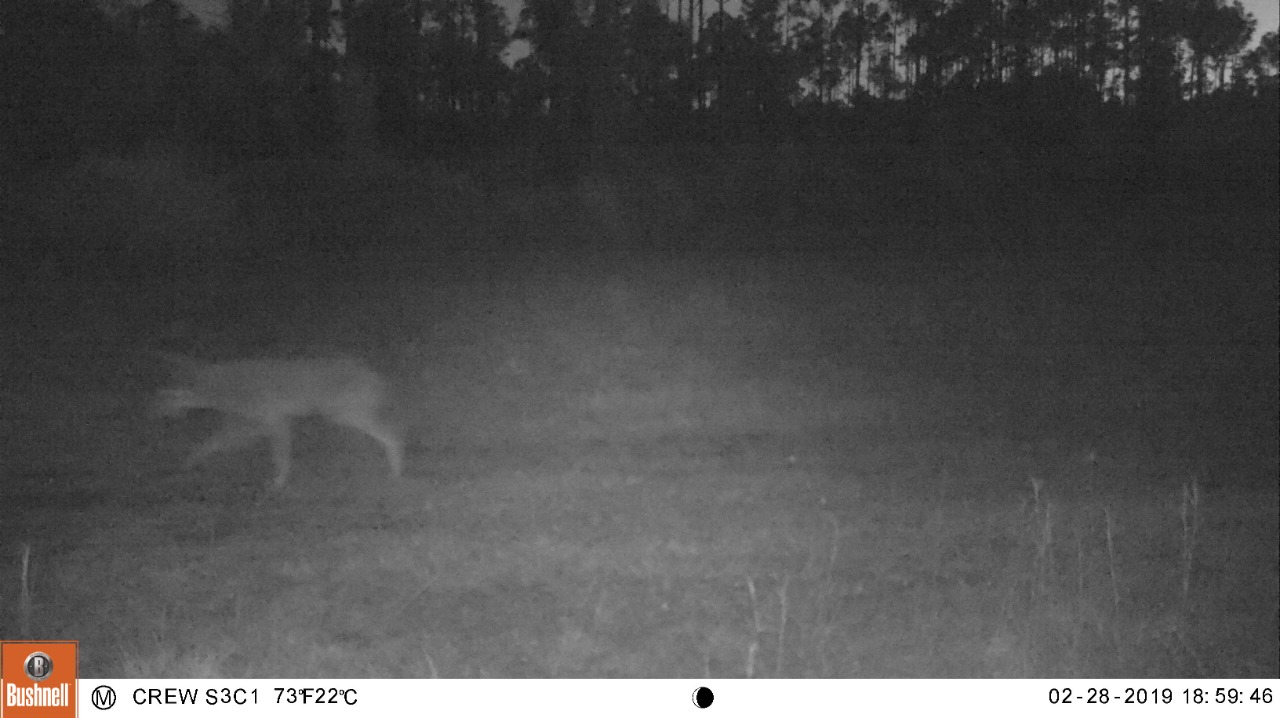
#> input picture dark.jpeg, 1280 x 718 px
$ python ll2.py
#> lines starting #> are read from the running program, lines starting #| are printed output that depends on the picture; after the words box and inside, x2 and y2 are one past the last pixel; in counts of white or black regions, pixels touching at a corner belong together
import cv2
import numpy as np

def adjust_gamma(image, gamma = 1.0):
   invGamma = 1.0 / gamma
   table = np.array([((i / 255.0) ** invGamma) * 255 for i in np.arange(0, 256)]).astype("uint8")
   return cv2.LUT(image, table)
original = cv2.imread("dark.jpeg")
#> original is the input picture: shape (718, 1280, 3); mean B, G, R 77.1, 77.3, 77.8
cv2.imshow('original', original)

gamma = 1.5 # change the value here to get different result
adjusted = adjust_gamma(original, gamma = gamma)
#> in adjust_gamma, `return cv2.LUT(image, table)`:
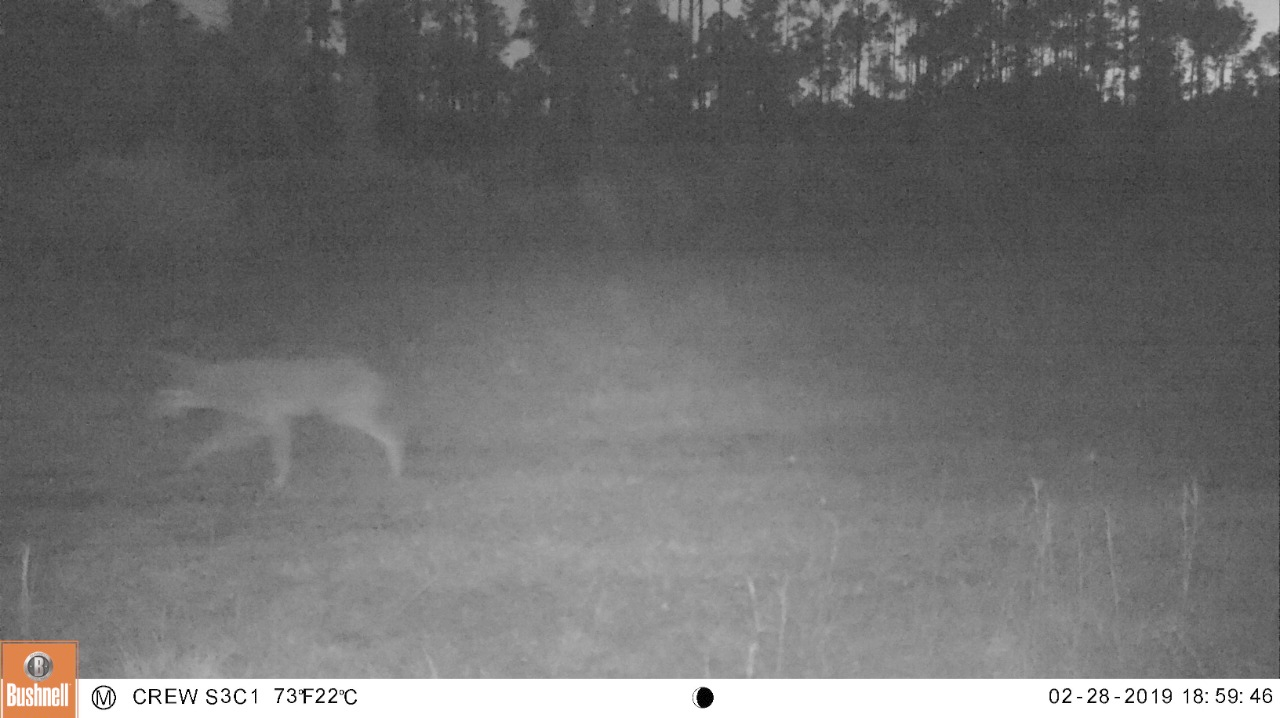
#> returned value: shape (718, 1280, 3); mean of channels 0, 1, 2 110.6, 110.9, 111.3; drawn as B, G, R
cv2.putText(adjusted, "g={}".format(gamma), (10, 30), cv2.FONT_HERSHEY_SIMPLEX, 0.8, (0, 0, 255), 3)
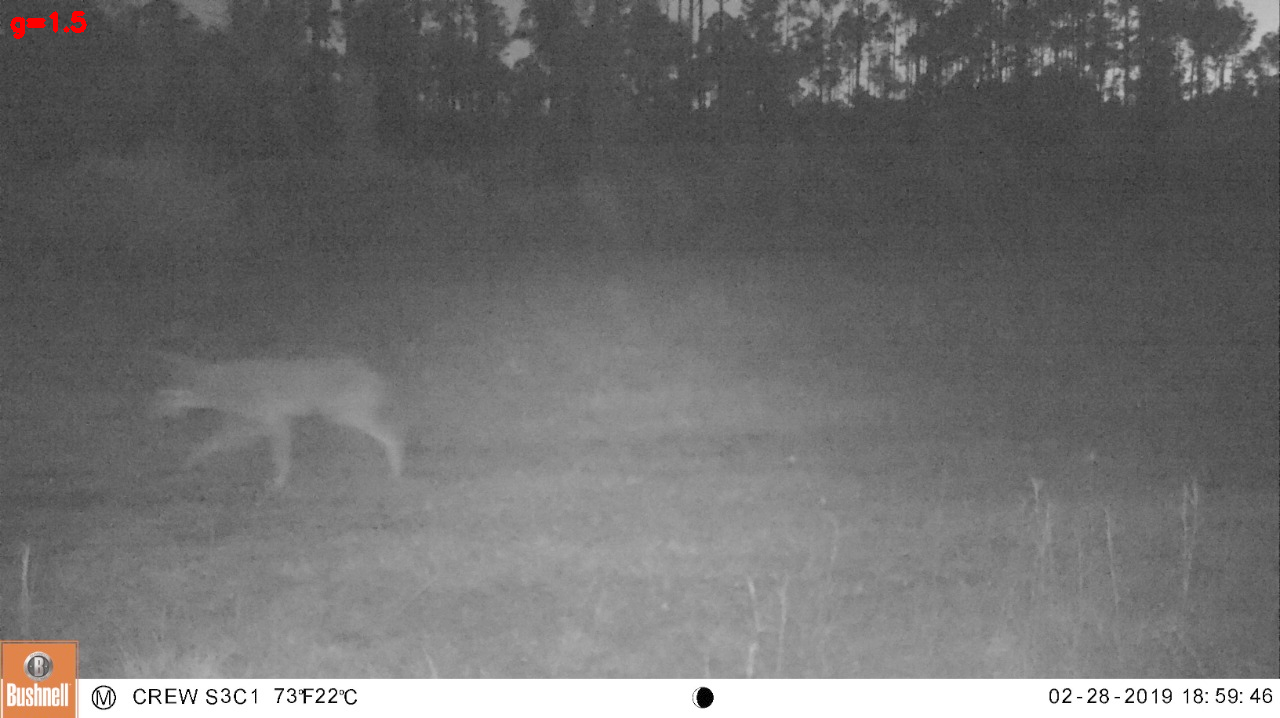
#> adjusted: shape (718, 1280, 3); 0.08% of pixels changed, all inside (x1, y1, x2, y2) = (10, 11, 87, 39)
cv2.imshow("gammam image 1", adjusted)

cv2.waitKey(0)
cv2.destroyAllWindows()
